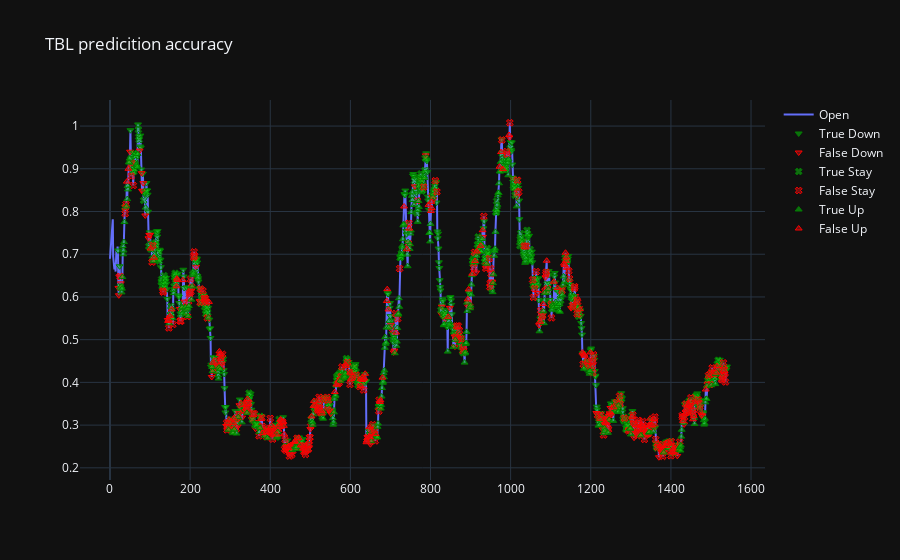

The notebook cell saved with this chart:
### Code cell
fig_acc = lstm.test_model(lstm_config_1, m, x_test, y_test, x_test_viz, y_test_viz, verbose='Summary')
fig_acc.show()

### Figure 1 — Plotly figure (JSON) as saved in the notebook; plotly's stock layout.template omitted (floating-point values rounded to 4 significant figures; data arrays with more than 128 entries replaced by an {"elided": "..."} marker saying what was removed)
{"data": [{"name": "Open", "type": "scatter", "y": {"elided": "1541 float values"}}, {"marker": {"color": "rgba(20, 200, 20, 0.5)", "line": {"color": "Green", "width": 1}, "size": 6, "symbol": "triangle-down"}, "mode": "markers", "name": "True Down", "showlegend": true, "type": "scatter", "x": {"elided": "307 int values"}, "y": {"elided": "307 float values"}}, {"marker": {"color": "rgba(204, 20, 20, 0.5)", "line": {"color": "Red", "width": 1}, "size": 6, "symbol": "triangle-down"}, "mode": "markers", "name": "False Down", "showlegend": true, "type": "scatter", "x": {"elided": "147 int values"}, "y": {"elided": "147 float values"}}, {"marker": {"color": "rgba(20, 200, 20, 0.5)", "line": {"color": "Green", "width": 1}, "size": 6, "symbol": "x"}, "mode": "markers", "name": "True Stay", "showlegend": true, "type": "scatter", "x": {"elided": "354 int values"}, "y": {"elided": "354 float values"}}, {"marker": {"color": "rgba(204, 20, 20, 0.5)", "line": {"color": "Red", "width": 1}, "size": 6, "symbol": "x"}, "mode": "markers", "name": "False Stay", "showlegend": true, "type": "scatter", "x": {"elided": "299 int values"}, "y": {"elided": "299 float values"}}, {"marker": {"color": "rgba(20, 200, 20, 0.5)", "line": {"color": "Green", "width": 1}, "size": 6, "symbol": "triangle-up"}, "mode": "markers", "name": "True Up", "showlegend": true, "type": "scatter", "x": {"elided": "276 int values"}, "y": {"elided": "276 float values"}}, {"marker": {"color": "rgba(204, 20, 20, 0.5)", "line": {"color": "Red", "width": 1}, "size": 6, "symbol": "triangle-up"}, "mode": "markers", "name": "False Up", "showlegend": true, "type": "scatter", "x": {"elided": "138 int values"}, "y": {"elided": "138 float values"}}], "layout": {"title": {"text": "TBL predicition accuracy"}}}
